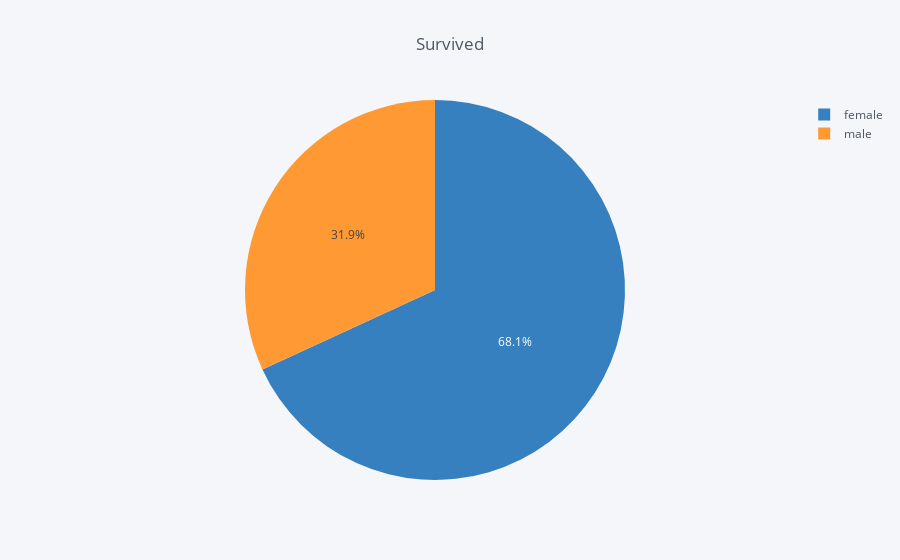

Write notebook code for a chart like this one.
### Code cell
df.iplot(kind = 'pie', labels='sex',values ='survived',title = 'Survived',)

### Figure 1 — Plotly figure (JSON) as saved in the notebook; plotly's stock layout.template omitted (floating-point values rounded to 4 significant figures; data arrays with more than 128 entries replaced by an {"elided": "..."} marker saying what was removed)
{"data": [{"labels": {"elided": "891 str values"}, "marker": {"colors": {"elided": "891 str values"}}, "name": "", "type": "pie", "values": {"elided": "891 int values"}}], "layout": {"legend": {"bgcolor": "#F5F6F9", "font": {"color": "#4D5663"}}, "paper_bgcolor": "#F5F6F9", "plot_bgcolor": "#F5F6F9", "title": "Survived", "titlefont": {"color": "#4D5663"}}}
